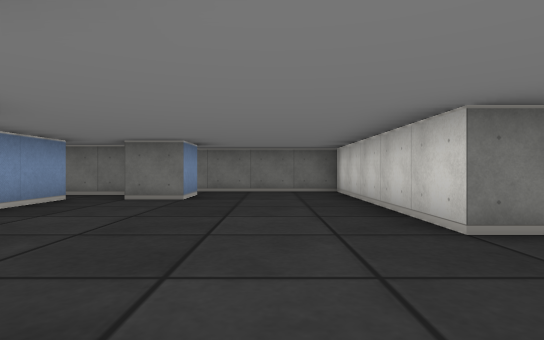
[1] (above)

22 first-person views from a walk through a cub3D maze. The camera is about half as high as the walls, looks level and sees 80° across. The floor is counted in squares. Each view is taken from the middle of a square. On the plan, view 1 faces up. The plan holds only what a view shows up to about 9 squares ahead; the rest is blank. The place goes on beyond the plan.

[2]
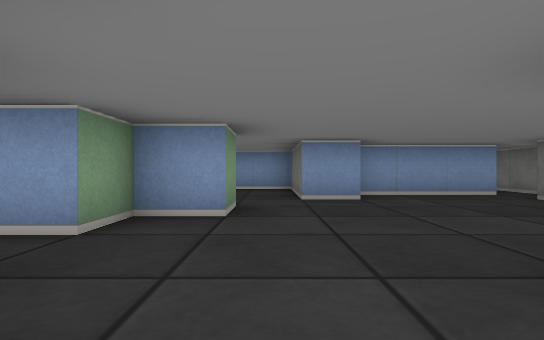

[3]
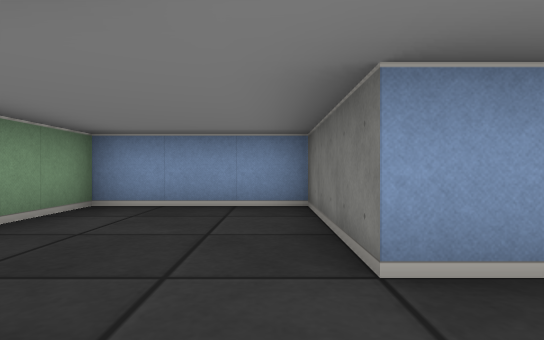

[4]
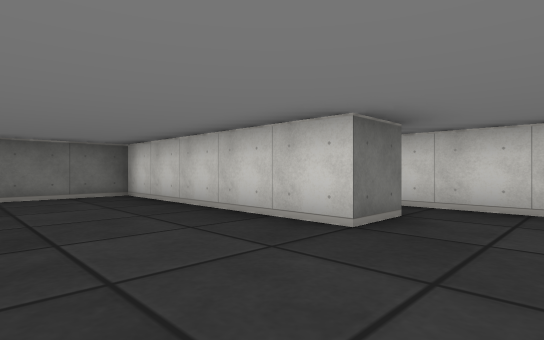

[5]
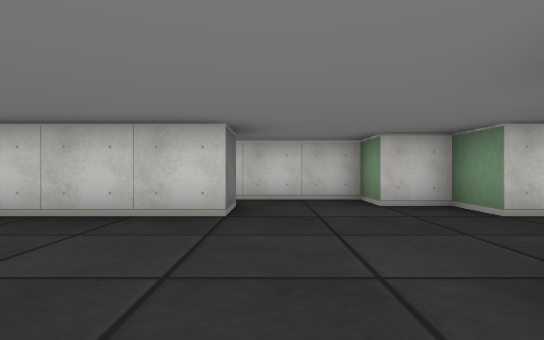

[6]
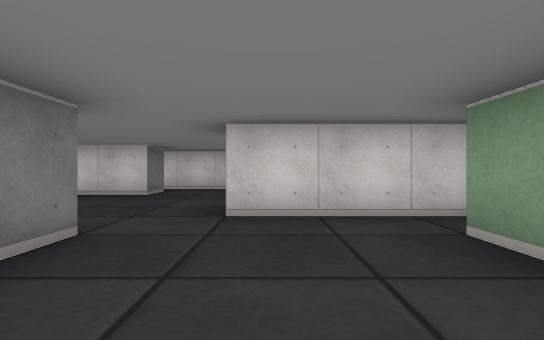

[7]
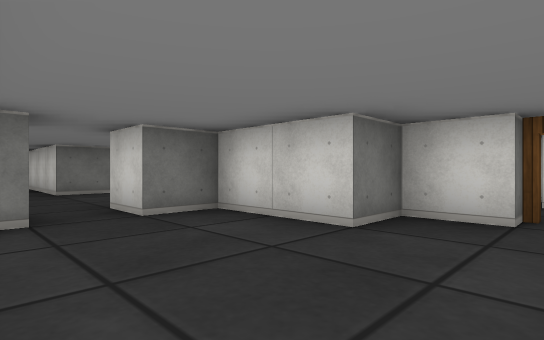

[8]
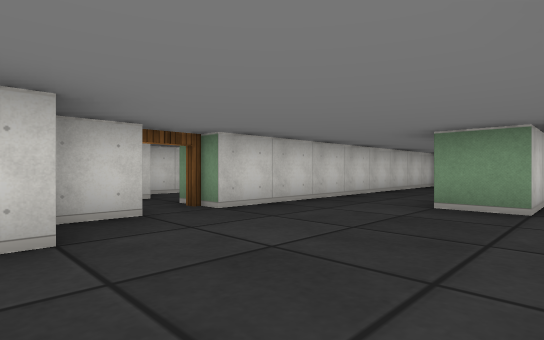

[9]
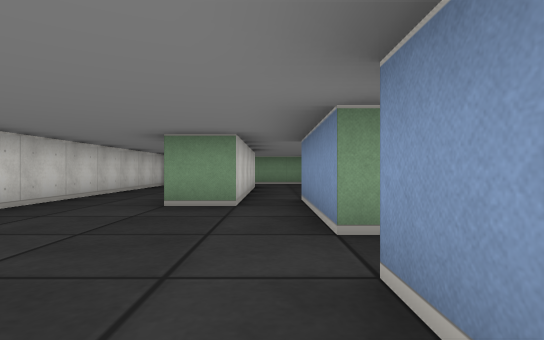

[10]
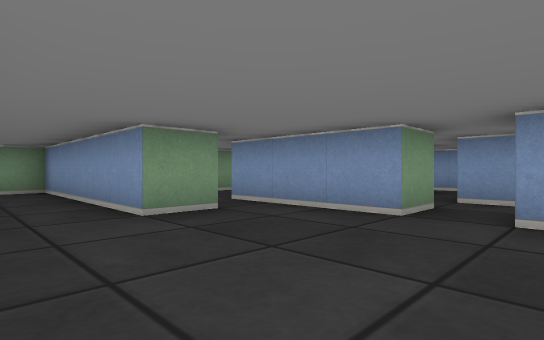

[11]
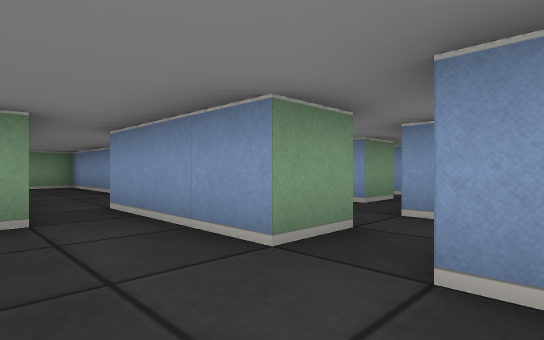

[12]
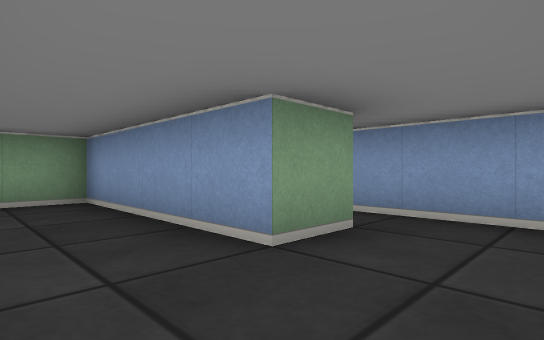

[13]
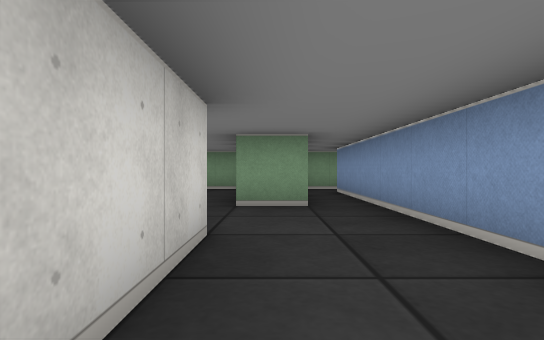

[14]
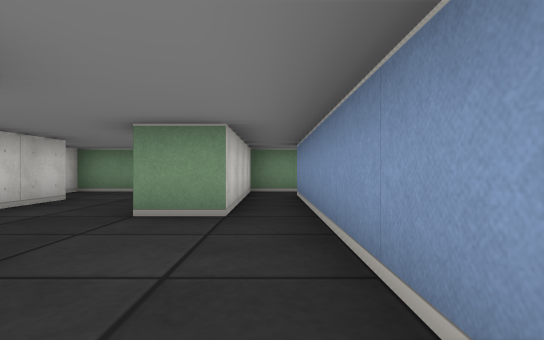

[15]
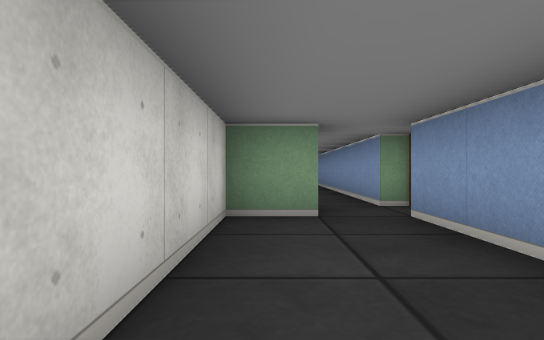

[16]
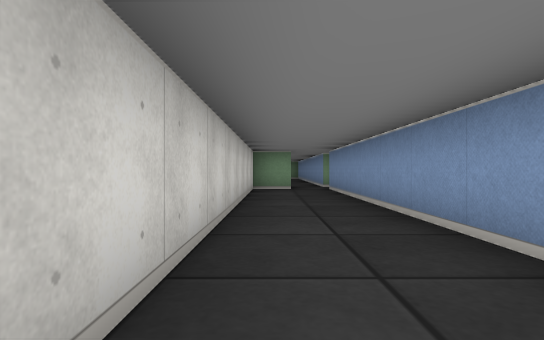

[17]
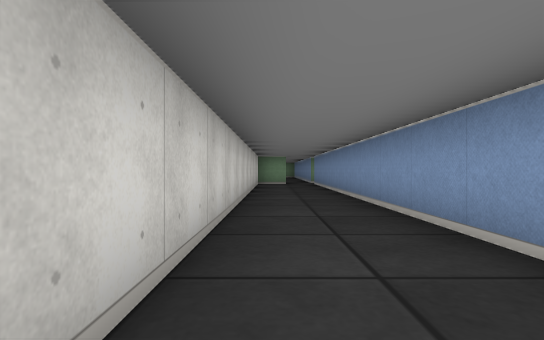

[18]
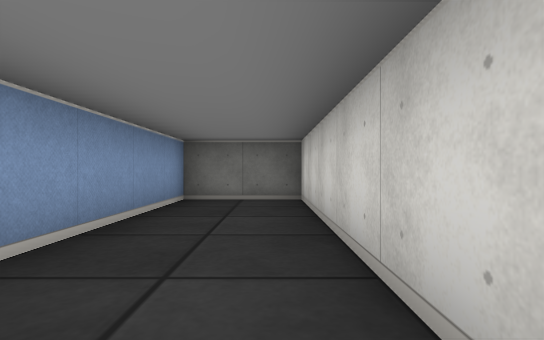

[19]
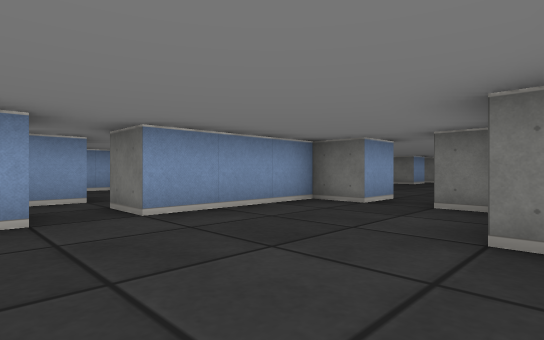

[20]
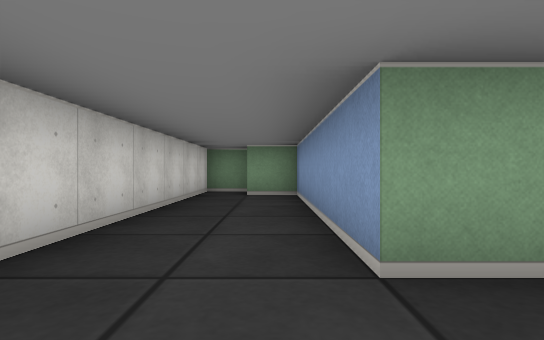

[21]
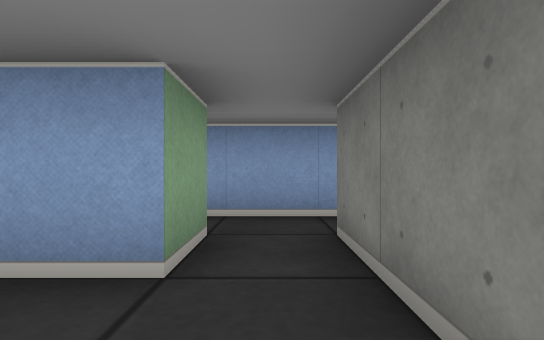

[22]
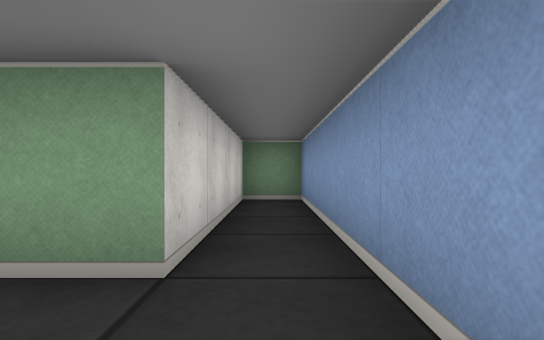

### Floor plan
Points are (right, up) in squares from view 1. A wall is a line through its corners. A room is listed if a view was taken in it or the views show most of it. See-through windows are left out.
Room 1 (views 1, 2, 3, 4, 5, 6)
walls: (-2.5, 2.6) (-2.5, 1.5) (-5.5, 1.5) (-5.5, -1.5) (-2.5, -1.5); (2.5, 2.5) (1.5, 2.5) (1.5, 7.5) (-1.8, 7.5); (-1.5, -2.1) (-1.5, 0.5) (-0.5, 0.5) (-0.5, -0.5) (0.5, -0.5) (0.5, -1.5); (1.5, -1.5) (1.5, -0.5) (2.5, -0.5) (2.5, 0.5) (3.5, 0.5) (3.5, 3); (-3.5, 5.6) (-3.5, 2.8); (-1.5, 6.5) (-1.5, 5.5) (-2.5, 5.5)
ways out: opening at (1, -1) to room 2; opening at (-4, 6)
Room 2 (views 7, 8, 9, 10, 11, 19, 20)
walls: (0.5, -7.5) (1.5, -7.5) (1.5, -12.5) (2.5, -12.5); (3.5, -4.5) (3.5, -3.5) (2.5, -3.5) (2.5, -1.5) (1.5, -1.5); (-0.5, -5.5) (-0.5, -7.5); (0.5, -1.5) (-0.5, -1.5) (-0.5, -4.5); (2.5, -13.5) (3.5, -13.5) (3.5, -5.5)
ways out: opening at (1, -1) to room 1; opening at (0, -8) to room 3; opening at (-1, -5) to room 4; open door at (4, -5)
Room 3 (view 12)
walls: (-2.5, -10.5) (-1.5, -10.5) (-1.5, -14.5) (1.5, -14.5) (1.5, -14); (0.5, -12.5) (0.5, -7.5); (-3.5, -8.5) (-3.5, -10.5); (-0.5, -7.5) (-0.5, -8.5)
ways out: opening at (0, -8) to room 2; opening at (-2.5, -7.5) to room 4; opening at (-3, -11)
Room 4 (views 13, 14, 21)
walls: (-1.5, -5.5) (-0.5, -5.5); (-3.5, -6.5) (-3.5, -8.5); (-2.5, -4.5) (-2.5, -5.5) (-3.5, -5.5); (-0.5, -4.5) (-1.5, -4.5); (-1.5, -8.5) (-1.5, -6.5)
ways out: opening at (-1, -5) to room 2; opening at (-2.5, -7.5) to room 3; opening at (-4, -6) to room 6; opening at (-3.5, -4) to room 7
Room 5 (views 15, 16, 17, 18)
walls: (5.5, -4.5) (6.5, -4.5) (6.5, 7.5) (4.5, 7.5) (4.5, -4.5)
ways out: opening at (5, -5)
Room 6 (view 22)
walls: (-5.5, -5.2) (-5.5, -10.5) (-4.5, -10.5) (-4.5, -6.5) (-3.5, -6.5); (-3.5, -5.5) (-4.5, -5.5)
ways out: opening at (-4, -6) to room 4; opening at (-5, -5) to room 7
Room 7 (no view inside)
walls: (-5.5, -3.1) (-5.5, -3.8)
ways out: opening at (-3.5, -4) to room 4; opening at (-5, -5) to room 6

Positions as (right, up) in squares from view 1, and headings:
1: (0, 0), facing up
2: (3, 1), facing left
3: (-1, 1), facing left
4: (-1, 1), facing up-right
5: (-2, 2), facing right
6: (-5, 0), facing right
7: (0, -5), facing up-right
8: (0, -3), facing down-right
9: (0, -3), facing down
10: (3, -4), facing down-left
11: (1, -4), facing down-left
12: (0, -9), facing down-left
13: (-2, -6), facing down
14: (-3, -7), facing down
15: (6, -1), facing down
16: (6, 4), facing down
17: (6, 7), facing down
18: (6, 2), facing up
19: (3, -6), facing up-left
20: (2, -6), facing down
21: (-2, -6), facing left
22: (-5, -5), facing down
